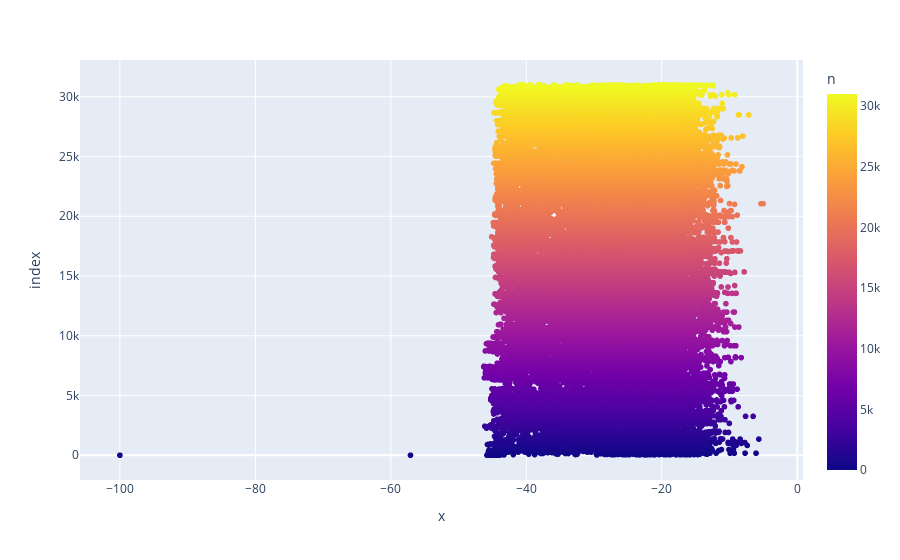

Write notebook code for a chart like this one.
### Code cell
df = pd.DataFrame({
  'x': averages,
  'n': range(len(slices) - 1),
})

fig = px.scatter(df, x='x', color='n')
fig.show()

### Figure 1 — Plotly figure (JSON) as saved in the notebook; plotly's stock layout.template omitted (floating-point values rounded to 4 significant figures; data arrays with more than 128 entries replaced by an {"elided": "..."} marker saying what was removed)
{"data": [{"hovertemplate": "x=%{x}<br>index=%{y}<br>n=%{marker.color}<extra></extra>", "legendgroup": "", "marker": {"color": {"elided": "31007 int values"}, "coloraxis": "coloraxis", "symbol": "circle"}, "mode": "markers", "name": "", "showlegend": false, "type": "scattergl", "x": {"elided": "31007 float values"}, "xaxis": "x", "y": {"elided": "31007 int values"}, "yaxis": "y"}], "layout": {"coloraxis": {"colorbar": {"title": {"text": "n"}}, "colorscale": [[0, "#0d0887"], [0.1111, "#46039f"], [0.2222, "#7201a8"], [0.3333, "#9c179e"], [0.4444, "#bd3786"], [0.5556, "#d8576b"], [0.6667, "#ed7953"], [0.7778, "#fb9f3a"], [0.8889, "#fdca26"], [1, "#f0f921"]]}, "legend": {"tracegroupgap": 0}, "margin": {"t": 60}, "xaxis": {"anchor": "y", "domain": [0, 1], "title": {"text": "x"}}, "yaxis": {"anchor": "x", "domain": [0, 1], "title": {"text": "index"}}}}
